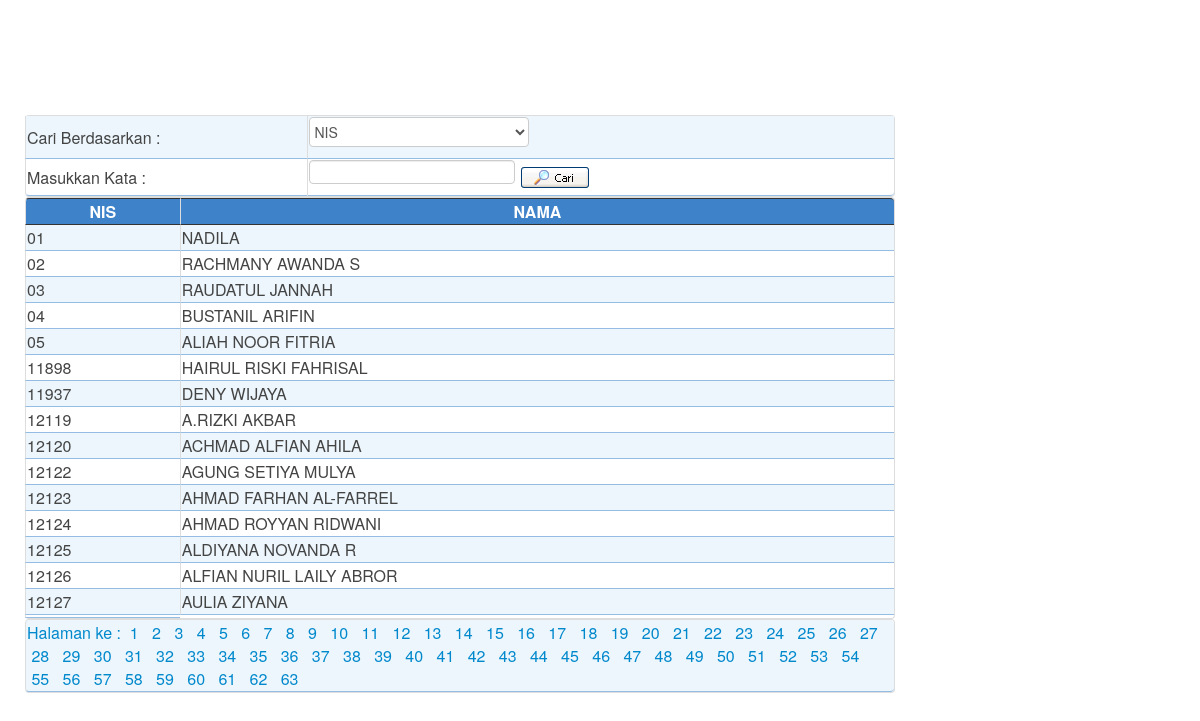
/admin/view_siswa.php, run on the app's committed database.
### tables this page shows
CREATE TABLE IF NOT EXISTS `siswa` (
  `NIS` varchar(15) NOT NULL,
  `NAMA_LENGKAP` varchar(50) DEFAULT NULL,
  `NAMA_PANGGILAN` varchar(15) DEFAULT NULL,
  `ALAMAT` varchar(100) DEFAULT NULL,
  `TELP_RUMAH` varchar(15) DEFAULT NULL,
  `TELP_HP` varchar(15) DEFAULT NULL,
  `TEMPAT_LAHIR` varchar(20) DEFAULT NULL,
  `TGL_LAHIR` date DEFAULT NULL,
  `SEX` char(1) DEFAULT NULL,
  `AGAMA` varchar(20) DEFAULT NULL,
  `ANAK_KE` smallint(6) DEFAULT NULL,
  `STATUS` varchar(20) DEFAULT NULL,
  `JENIS_IJAZAH` varchar(15) DEFAULT NULL,
  `TAHUN_IJAZAH` varchar(4) DEFAULT NULL,
  `NOMOR_IJAZAH` varchar(15) DEFAULT NULL,
  `NAMA_AYAH` varchar(50) DEFAULT NULL,
  `PEKERJAAN_AYAH` varchar(30) DEFAULT NULL,
  `ALAMAT_AYAH` varchar(100) DEFAULT NULL,
  `TELP_RUMAH_AYAH` varchar(15) DEFAULT NULL,
  `TELP_HP_AYAH` varchar(15) DEFAULT NULL,
  `NAMA_IBU` varchar(50) DEFAULT NULL,
  `PEKERJAAN_IBU` varchar(30) DEFAULT NULL,
  `ALAMAT_IBU` varchar(100) DEFAULT NULL,
  `TELP_RUMAH_IBU` varchar(15) DEFAULT NULL,
  `TELP_HP_IBU` varchar(15) DEFAULT NULL,
  `NAMA_WALI` varchar(50) DEFAULT NULL,
  `PEKERJAAN_WALI` varchar(30) DEFAULT NULL,
  `ALAMAT_WALI` varchar(100) DEFAULT NULL,
  `TELP_RUMAH_WALI` varchar(15) DEFAULT NULL,
  `TELP_HP_WALI` varchar(15) DEFAULT NULL,
  `CATATAN_LAIN` text,
  `FOTO` varchar(50) DEFAULT NULL,
  `AKTIF` varchar(1) DEFAULT NULL,
  PRIMARY KEY (`NIS`)
);

### admin/view_siswa.php (the view, shortened to what this page needs)
<?php
$kategori = $_REQUEST['kategori'];
$key = $_REQUEST['key'];
$perlihat = $_REQUEST['perlihat'];
?>
<html>
    <head>
        <link href="../bootstrap/css/bootstrap.css" rel="stylesheet"/>
        <link href="../bootstrap/css/bootstrap-responsive.css" rel="stylesheet"/>
        <link href="../bootstrap/css/style.css" rel="stylesheet"/>
    </head>
    <body>
        <div class="span9">
            <div class="row-fluid">
                <table class="table-bordered">
                    <form method="post" name="frm_cari_mhs" action="<?php echo $_SERVER['PHP_SELF']; ?>">
                        <tr>
                            <td>Cari Berdasarkan :</td>
                            <td><select name="kategori">
                                    <option value="NIS" <?php if ($kategori == 'NIS') echo "SELECTED"; ?>>NIS</option>
                                </select></td>
                        </tr>
                        <tr>
                            <td>Masukkan Kata :</td>
                            <td><input type="text" name="key" size="15" value="<?php echo $key; ?>">
                                <input name="Submit" type="image" value="Submit" src="images/cari.gif" alt="klik disini untuk melakukan Pencarian siswa"></td>
                        </tr>
                    </form>
                </table>
                <table class="table-bordered">
                    <thead>
                        <th>NIS</th>
                        <th>NAMA</th>
                    </thead>
                    <?php
                    if ($kategori AND $key) {
                        if ($kategori == 'NIS')
                            $strsql = "select nis,nama_lengkap from siswa where nis like '%$key%' and aktif='1' order by nis asc";
                        else
                            $strsql = "select nis,nama_lengkap from siswa where nama_lengkap like '%$key%' and aktif='1' order by nis asc";
                        $lihat = mysql_query($strsql);
                        $baris = mysql_num_rows($lihat);
                        if ($perlihat > 1) {
                            $ada = 15 * ($perlihat - 1);
                            $i = $perlihat * 15;
                            for ($i = 1; $i <= $ada; $i++) {
                                $data = mysql_fetch_array($lihat);
                            }
                        } else {
                            $perlihat = 1;
                            $i = $perlihat;
                        }
                        for (; $i <= $perlihat * 15 && $i <= $baris; $i++) {
                            $row = mysql_fetch_array($lihat);
                            $NO++;
                            if ($NO % 2 == 1)
                                $warna = "EFEB94";
                            else
                                $warna = "F7F38C";
                            ?>
                            <tr bgcolor="<?php echo $warna; ?>" onmouseover="this.className = 'rowover';" onmouseout="this.className = 'rowselected-even';"
                                onClick="window.close();
                                            javascript:window.opener.document.forms[0].nis.value = '<?php echo $row[nis]; ?>';
                                            javascript:window.opener.document.forms[0].nama.value = '<?php echo $row[nama_lengkap]; ?>'">
                                <td class="text"><?php echo $row[nis]; ?></td>
                                <td class="text"><?php echo $row[nama_lengkap]; ?></td>
                            </tr>
                            <?php
                        }
                        mysql_free_result($lihat);
                        ?>
                        <td>
                        <tr>
                       <table class="table-bordered">
                            <tr>
                                <td>
                                    <a >Halaman ke : </a>
                                    <?php
                                    if ($perlihat > 1) {
                                        $belakang = $perlihat - 1;
                                    }$baris1 = $baris - $perlihat * 15;
                                    $lin = (int) ($baris / 15);
                                    if ($baris % 15 > 0) {
                                        $lin = $lin + 1;
                                    }
                                    if ($lin > 1) {
                                        for ($i = 1; $i <= $lin; $i++) {
                                            if ($i != $perlihat) {
                                                ?>
                                                &nbsp;<a href="<?php echo "?perlihat=$i&key=$key&kategori=$kategori"; ?>" class="link_halaman"><?php echo $i; ?></a>&nbsp;
                                                <?php
                                            } else {
                                                ?>
                                                &nbsp;<?php echo "<a >$i</a>"; ?>&nbsp;
                                                <?php
                                            }
                                        }
                                    }
                                    if ($baris1 > 0) {
                                        $perlihat = $perlihat + 1;
                                    }
                                    echo "</a></td></tr></table></tr></td>";
                                    ?>
                                    <?php
                                } else {
                                    ?>
                                    <?php
                                    $strsql = "select nis,nama_lengkap from siswa where aktif='1' order by nis asc";
                                    $lihat = mysql_query($strsql);
                                    $baris = mysql_num_rows($lihat);
                                    if ($perlihat > 1) {
                                        $ada = 15 * ($perlihat - 1);
                                        $i = $perlihat * 15;
                                        for ($i = 1; $i <= $ada; $i++) {
                                            $data = mysql_fetch_array($lihat);
                                        }
                                    } else {
                                        $perlihat = 1;
                                        $i = $perlihat;
                                    }
                                    for (; $i <= $perlihat * 15 && $i <= $baris; $i++) {
                                        $row = mysql_fetch_array($lihat);
                                        $NO++;
                                        if ($NO % 2 == 1)
                                            $warna = "";
                                        else
                                            $warna = "";
                                        ?>
                                <tr bgcolor="<?php echo $warna; ?>" onmouseover="this.className = 'rowover';" onmouseout="this.className = 'rowselected-even';"
                                    onClick="window.close();
                                            javascript:window.opener.document.forms[0].nis.value = '<?php echo $row[nis]; ?>';
                                            javascript:window.opener.document.forms[0].nama.value = '<?php echo $row[nama_lengkap]; ?>'">
                                    <td class="text"><?php echo $row[nis]; ?></td>
                                    <td class="text"><?php echo $row[nama_lengkap]; ?></td>
                                </tr>
                                <?php
                            }
                            ?>
                            <td>
                            <tr>
                            <table class="table-bordered">
                                <tr>
                                    <td>
                                        <a >Halaman ke : </a>
                                        <?php
                                        $lin = (int) ($baris / 15);
                                        if ($baris % 15 > 0) {
                                            $lin = $lin + 1;
                                        }
                                        if ($lin > 1) {
                                            for ($i = 1; $i <= $lin; $i++) {
                                                if ($i != $perlihat) {
                                                    ?>
                                                    &nbsp;<a href="<?php echo "?perlihat=$i&key=$key&kategori=$kategori"; ?>" class="link_halaman"><?php echo $i; ?></a>&nbsp;
                                                    <?php
                                                } else {
                                                    ?>
                                                    &nbsp;<?php echo "<a >$i</a>"; ?>&nbsp;
                                                    <?php
                                                }
                                            }
                                        }
                                        echo "</a></td></tr></table></tr></td>";
                                        ?>
                                        <?php
                                    }
                                    ?>
                        </table>
                        </div>
                        </div
                        </body>
                        </html>

### data on the page
siswa: NIS "01", NAMA_LENGKAP "NADILA"
siswa: NIS "02", NAMA_LENGKAP "RACHMANY AWANDA S"
siswa: NIS "03", NAMA_LENGKAP "RAUDATUL JANNAH"
siswa: NIS "04", NAMA_LENGKAP "BUSTANIL ARIFIN"
siswa: NIS "05", NAMA_LENGKAP "ALIAH NOOR FITRIA"
siswa: NIS "11898", NAMA_LENGKAP "HAIRUL RISKI FAHRISAL"
siswa: NIS "11937", NAMA_LENGKAP "DENY WIJAYA"
siswa: NIS "12119", NAMA_LENGKAP "A.RIZKI AKBAR"
siswa: NIS "12120", NAMA_LENGKAP "ACHMAD ALFIAN AHILA"
siswa: NIS "12122", NAMA_LENGKAP "AGUNG SETIYA MULYA"
siswa: NIS "12123", NAMA_LENGKAP "AHMAD FARHAN AL-FARREL"
siswa: NIS "12124", NAMA_LENGKAP "AHMAD ROYYAN RIDWANI"
siswa: NIS "12125", NAMA_LENGKAP "ALDIYANA NOVANDA R"
siswa: NIS "12126", NAMA_LENGKAP "ALFIAN NURIL LAILY ABROR"
siswa: NIS "12127", NAMA_LENGKAP "AULIA ZIYANA"
